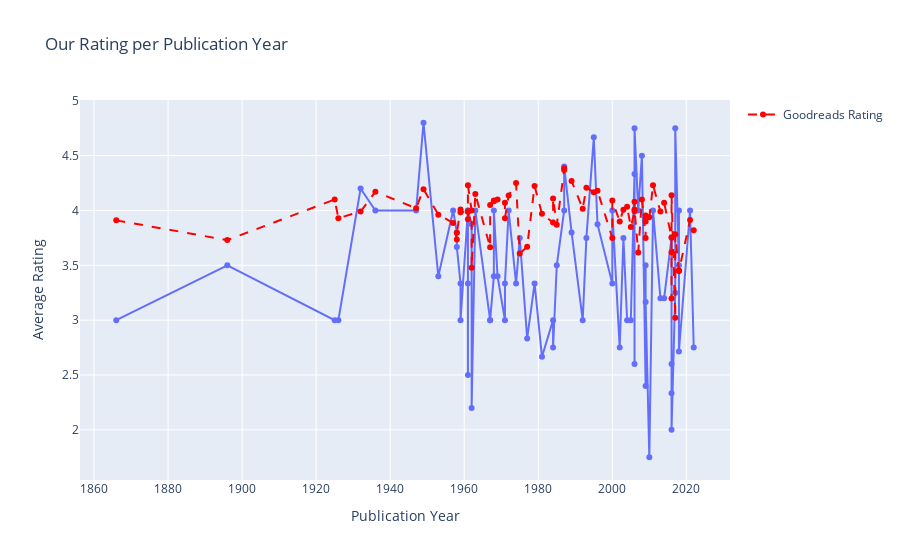

Notebook code for this chart:
### Code cell
plot_df = bookclub_processed_df.with_columns(
    [pl.col("original_publication_year").cast(pl.Int32).alias("year")],
)
df_plot = plot_df.sort("year")

# Add the voting members column using map_rows
# Only use members who actually exist in the data and have numeric ratings
df_with_voting = df_plot.with_columns(
    pl.struct(ordered_members)
    .map_elements(lambda row: create_voting_text(ordered_members, row), return_dtype=pl.Utf8)
    .alias("voting_members"),
)

fig = px.line(
    df_with_voting,
    x="year",
    y="average_bookclub_rating",
    title="Our Rating per Publication Year",
    labels={"year": "Publication Year", "average_bookclub_rating": "Average Rating"},
    markers=True,
)

# Update hover template for bookclub rating
fig.update_traces(
    hovertemplate="<b>%{customdata[0]}</b><br>"
    "Author: %{customdata[1]}<br>"
    "Year: %{x}<br>"
    "Bookclub Rating: %{y:.2f}<br>"
    "%{customdata[2]}<extra></extra>",
    customdata=df_with_voting.select(["title", "author", "voting_members"]).to_numpy(),
)

# Add Goodreads rating as a dashed red line
fig.add_trace(
    go.Scatter(
        x=df_with_voting["year"],
        y=df_with_voting["average_goodreads_rating"],
        mode="lines+markers",
        name="Goodreads Rating",
        line={"color": "red", "dash": "dash"},
        customdata=df_with_voting.select(["title", "author", "voting_members"]).to_numpy(),
        hovertemplate="<b>%{customdata[0]}</b><br>"
        "Author: %{customdata[1]}<br>"
        "Year: %{x}<br>"
        "Goodreads Rating: %{y:.2f}<br>"
        "%{customdata[2]}<extra></extra>",
    ),
)

# Update y-axis label to be more generic
fig.update_layout(yaxis_title="Average Rating")

fig.show()

### Figure 1 — Plotly figure (JSON) as saved in the notebook; plotly's stock layout.template omitted (floating-point values rounded to 4 significant figures; data arrays with more than 128 entries replaced by an {"elided": "..."} marker saying what was removed)
{"data": [{"customdata": {"elided": "73x3 str values"}, "hovertemplate": "<b>%{customdata[0]}</b><br>Author: %{customdata[1]}<br>Year: %{x}<br>Bookclub Rating: %{y:.2f}<br>%{customdata[2]}<extra></extra>", "legendgroup": "", "line": {"color": "#636efa", "dash": "solid"}, "marker": {"symbol": "circle"}, "mode": "lines+markers", "name": "", "orientation": "v", "showlegend": false, "type": "scatter", "x": [1866, 1896, 1925, 1926, 1932, 1936, 1947, 1949, 1953, 1957, 1958, 1958, 1959, 1959, 1961, 1961, 1961, 1961, 1962, 1962, 1963, 1967, 1967, 1968, 1968, 1969, 1971, 1971, 1972, 1974, 1975, 1977, 1979, 1981, 1984, 1984, 1985, 1987, 1987, 1989, 1992, 1993, 1995, 1996, 2000, 2000, 2002, 2003, 2004, 2005, 2006, 2006, 2006, 2007, 2008, 2009, 2009, 2009, 2010, 2011, 2013, 2014, 2016, 2016, 2016, 2016, 2017, 2017, 2018, 2018, 2018, 2021, 2022], "xaxis": "x", "y": [3.0, 3.5, 3.0, 3.0, 4.2, 4.0, 4.0, 4.8, 3.4, 4.0, 3.8, 3.667, 3.333, 3.0, 4.0, 3.333, 2.5, 4.0, 3.875, 2.2, 4.0, 3.0, 3.0, 3.4, 4.0, 3.4, 3.0, 3.333, 4.0, 3.333, 3.75, 2.833, 3.333, 2.667, 3.0, 2.75, 3.5, 4.0, 4.4, 3.8, 3.0, 3.75, 4.667, 3.875, 3.333, 4.0, 2.75, 3.75, 3.0, 3.0, 4.333, 2.6, 4.75, 4.0, 4.5, 2.4, 3.5, 3.167, 1.75, 4.0, 3.2, 3.2, 3.75, 2.6, 2.333, 2.0, 3.25, 4.75, 3.5, 4.0, 2.714, 4.0, 2.75], "yaxis": "y"}, {"customdata": {"elided": "73x3 str values"}, "hovertemplate": "<b>%{customdata[0]}</b><br>Author: %{customdata[1]}<br>Year: %{x}<br>Goodreads Rating: %{y:.2f}<br>%{customdata[2]}<extra></extra>", "line": {"color": "red", "dash": "dash"}, "mode": "lines+markers", "name": "Goodreads Rating", "type": "scatter", "x": [1866, 1896, 1925, 1926, 1932, 1936, 1947, 1949, 1953, 1957, 1958, 1958, 1959, 1959, 1961, 1961, 1961, 1961, 1962, 1962, 1963, 1967, 1967, 1968, 1968, 1969, 1971, 1971, 1972, 1974, 1975, 1977, 1979, 1981, 1984, 1984, 1985, 1987, 1987, 1989, 1992, 1993, 1995, 1996, 2000, 2000, 2002, 2003, 2004, 2005, 2006, 2006, 2006, 2007, 2008, 2009, 2009, 2009, 2010, 2011, 2013, 2014, 2016, 2016, 2016, 2016, 2017, 2017, 2018, 2018, 2018, 2021, 2022], "y": [3.91, 3.73, 4.1, 3.93, 3.99, 4.17, 4.02, 4.194, 3.962, 3.887, 3.736, 3.797, 4.01, 3.985, 3.99, 3.99, 3.92, 4.23, 4.0, 3.478, 4.15, 3.665, 4.05, 4.09, 4.085, 4.1, 4.07, 3.93, 4.137, 4.25, 3.607, 3.67, 4.223, 3.97, 3.89, 4.11, 3.87, 4.37, 4.384, 4.27, 4.017, 4.208, 4.167, 4.18, 3.75, 4.09, 3.9, 4.008, 4.033, 3.85, 3.993, 4.08, 4.01, 3.617, 4.1, 3.75, 3.955, 3.9, 3.938, 4.23, 3.99, 4.07, 3.755, 3.62, 3.197, 4.14, 3.022, 3.782, 3.45, 3.45, 3.45, 3.913, 3.82]}], "layout": {"legend": {"tracegroupgap": 0}, "title": {"text": "Our Rating per Publication Year"}, "xaxis": {"anchor": "y", "domain": [0, 1], "title": {"text": "Publication Year"}}, "yaxis": {"anchor": "x", "domain": [0, 1], "title": {"text": "Average Rating"}}}}
